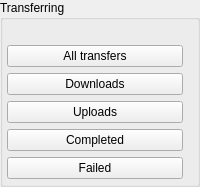
         <widget class="QGroupBox" name="wTransferring">
          <property name="minimumSize">
           <size>
            <width>0</width>
            <height>0</height>
           </size>
          </property>
          <property name="maximumSize">
           <size>
            <width>256</width>
            <height>600</height>
           </size>
          </property>
          <property name="title">
           <string>Transferring</string>
          </property>
          <property name="flat">
           <bool>true</bool>
          </property>
          <layout class="QVBoxLayout" name="verticalLayout">
           <property name="spacing">
            <number>4</number>
           </property>
           <property name="leftMargin">
            <number>4</number>
           </property>
           <property name="topMargin">
            <number>24</number>
           </property>
           <property name="rightMargin">
            <number>4</number>
           </property>
           <property name="bottomMargin">
            <number>4</number>
           </property>
           <item>
            <widget class="QFrame" name="fAllTransfers">
             <layout class="QHBoxLayout" name="horizontalLayout_10">
              <property name="spacing">
               <number>3</number>
              </property>
              <property name="leftMargin">
               <number>0</number>
              </property>
              <property name="topMargin">
               <number>0</number>
              </property>
              <property name="rightMargin">
               <number>0</number>
              </property>
              <property name="bottomMargin">
               <number>0</number>
              </property>
              <item>
               <widget class="QPushButton" name="tAllTransfers">
                <property name="sizePolicy">
                 <sizepolicy hsizetype="Expanding" vsizetype="Fixed">
                  <horstretch>0</horstretch>
                  <verstretch>0</verstretch>
                 </sizepolicy>
                </property>
                <property name="cursor">
                 <cursorShape>PointingHandCursor</cursorShape>
                </property>
                <property name="styleSheet">
                 <string notr="true"/>
                </property>
                <property name="text">
                 <string>All transfers</string>
                </property>
                <property name="icon">
                 <iconset resource="../Resources.qrc">
                  <normaloff>:/images/transfer_manager/sidebar/all_transfers_ico_default.png</normaloff>:/images/transfer_manager/sidebar/all_transfers_ico_default.png</iconset>
                </property>
                <property name="checkable">
                 <bool>true</bool>
                </property>
                <property name="autoDefault">
                 <bool>false</bool>
                </property>
                <property name="flat">
                 <bool>false</bool>
                </property>
                <property name="default_icon" stdset="0">
                 <string notr="true">qrc:/images/transfer_manager/sidebar/all_transfers_ico_default.png</string>
                </property>
               </widget>
              </item>
              <item alignment="Qt::AlignRight">
               <widget class="QLabel" name="lAllTransfers">
                <property name="enabled">
                 <bool>true</bool>
                </property>
                <property name="sizePolicy">
                 <sizepolicy hsizetype="MinimumExpanding" vsizetype="Fixed">
                  <horstretch>0</horstretch>
                  <verstretch>0</verstretch>
                 </sizepolicy>
                </property>
                <property name="minimumSize">
                 <size>
                  <width>0</width>
                  <height>24</height>
                 </size>
                </property>
                <property name="maximumSize">
                 <size>
                  <width>16777215</width>
                  <height>24</height>
                 </size>
                </property>
                <property name="text">
                 <string notr="true"/>
                </property>
               </widget>
              </item>
             </layout>
            </widget>
           </item>
           <item>
            <widget class="QFrame" name="fDownloads">
             <layout class="QHBoxLayout" name="horizontalLayout_11">
              <property name="spacing">
               <number>3</number>
              </property>
              <property name="leftMargin">
               <number>0</number>
              </property>
              <property name="topMargin">
               <number>0</number>
              </property>
              <property name="rightMargin">
               <number>0</number>
              </property>
              <property name="bottomMargin">
               <number>0</number>
              </property>
              <item>
               <widget class="QPushButton" name="tDownloads">
                <property name="sizePolicy">
                 <sizepolicy hsizetype="Expanding" vsizetype="Fixed">
                  <horstretch>0</horstretch>
                  <verstretch>0</verstretch>
                 </sizepolicy>
                </property>
                <property name="cursor">
                 <cursorShape>PointingHandCursor</cursorShape>
                </property>
                <property name="text">
                 <string>Downloads</string>
                </property>
                <property name="icon">
                 <iconset resource="../Resources.qrc">
                  <normaloff>:/images/transfer_manager/sidebar/downloads_ico_default.png</normaloff>:/images/transfer_manager/sidebar/downloads_ico_default.png</iconset>
                </property>
                <property name="checkable">
                 <bool>true</bool>
                </property>
                <property name="autoDefault">
                 <bool>false</bool>
                </property>
                <property name="default_icon" stdset="0">
                 <string notr="true">qrc:/images/transfer_manager/sidebar/downloads_ico_default.png</string>
                </property>
               </widget>
              </item>
              <item alignment="Qt::AlignRight">
               <widget class="QLabel" name="lDownloads">
                <property name="enabled">
                 <bool>true</bool>
                </property>
                <property name="sizePolicy">
                 <sizepolicy hsizetype="MinimumExpanding" vsizetype="Fixed">
                  <horstretch>0</horstretch>
                  <verstretch>0</verstretch>
                 </sizepolicy>
                </property>
                <property name="minimumSize">
                 <size>
                  <width>0</width>
                  <height>24</height>
                 </size>
                </property>
                <property name="maximumSize">
                 <size>
                  <width>16777215</width>
                  <height>24</height>
                 </size>
                </property>
                <property name="text">
                 <string notr="true"/>
                </property>
               </widget>
              </item>
             </layout>
            </widget>
           </item>
           <item>
            <widget class="QFrame" name="fUploads">
             <layout class="QHBoxLayout" name="horizontalLayout_12">
              <property name="spacing">
               <number>3</number>
              </property>
              <property name="leftMargin">
               <number>0</number>
              </property>
              <property name="topMargin">
               <number>0</number>
              </property>
              <property name="rightMargin">
               <number>0</number>
              </property>
              <property name="bottomMargin">
               <number>0</number>
              </property>
              <item>
               <widget class="QPushButton" name="tUploads">
                <property name="sizePolicy">
                 <sizepolicy hsizetype="Expanding" vsizetype="Fixed">
                  <horstretch>0</horstretch>
                  <verstretch>0</verstretch>
                 </sizepolicy>
                </property>
                <property name="cursor">
                 <cursorShape>PointingHandCursor</cursorShape>
                </property>
                <property name="text">
                 <string>Uploads</string>
                </property>
                <property name="icon">
                 <iconset resource="../Resources.qrc">
                  <normaloff>:/images/transfer_manager/sidebar/uploads_ico_default.png</normaloff>:/images/transfer_manager/sidebar/uploads_ico_default.png</iconset>
                </property>
                <property name="checkable">
                 <bool>true</bool>
                </property>
                <property name="autoDefault">
                 <bool>false</bool>
                </property>
                <property name="default_icon" stdset="0">
                 <string notr="true">qrc:/images/transfer_manager/sidebar/uploads_ico_default.png</string>
                </property>
               </widget>
              </item>
              <item alignment="Qt::AlignRight">
               <widget class="QLabel" name="lUploads">
                <property name="enabled">
                 <bool>true</bool>
                </property>
                <property name="sizePolicy">
                 <sizepolicy hsizetype="MinimumExpanding" vsizetype="Fixed">
                  <horstretch>0</horstretch>
                  <verstretch>0</verstretch>
                 </sizepolicy>
                </property>
                <property name="minimumSize">
                 <size>
                  <width>0</width>
                  <height>24</height>
                 </size>
                </property>
                <property name="maximumSize">
                 <size>
                  <width>16777215</width>
                  <height>24</height>
                 </size>
                </property>
                <property name="text">
                 <string notr="true"/>
                </property>
               </widget>
              </item>
             </layout>
            </widget>
           </item>
           <item>
            <widget class="QFrame" name="fCompleted">
             <layout class="QHBoxLayout" name="horizontalLayout_13">
              <property name="spacing">
               <number>3</number>
              </property>
              <property name="leftMargin">
               <number>0</number>
              </property>
              <property name="topMargin">
               <number>0</number>
              </property>
              <property name="rightMargin">
               <number>0</number>
              </property>
              <property name="bottomMargin">
               <number>0</number>
              </property>
              <item>
               <widget class="QPushButton" name="tCompleted">
                <property name="enabled">
                 <bool>true</bool>
                </property>
                <property name="sizePolicy">
                 <sizepolicy hsizetype="Expanding" vsizetype="Fixed">
                  <horstretch>0</horstretch>
                  <verstretch>0</verstretch>
                 </sizepolicy>
                </property>
                <property name="cursor">
                 <cursorShape>PointingHandCursor</cursorShape>
                </property>
                <property name="text">
                 <string>Completed</string>
                </property>
                <property name="icon">
                 <iconset resource="../Resources.qrc">
                  <normaloff>:/images/transfer_manager/sidebar/finished_ico_default.png</normaloff>:/images/transfer_manager/sidebar/finished_ico_default.png</iconset>
                </property>
                <property name="checkable">
                 <bool>true</bool>
                </property>
                <property name="autoDefault">
                 <bool>false</bool>
                </property>
                <property name="default_icon" stdset="0">
                 <string notr="true">qrc:/images/transfer_manager/sidebar/finished_ico_default.png</string>
                </property>
               </widget>
              </item>
              <item alignment="Qt::AlignRight">
               <widget class="QLabel" name="lCompleted">
                <property name="enabled">
                 <bool>true</bool>
                </property>
                <property name="sizePolicy">
                 <sizepolicy hsizetype="MinimumExpanding" vsizetype="Fixed">
                  <horstretch>0</horstretch>
                  <verstretch>0</verstretch>
                 </sizepolicy>
                </property>
                <property name="minimumSize">
                 <size>
                  <width>0</width>
                  <height>24</height>
                 </size>
                </property>
                <property name="maximumSize">
                 <size>
                  <width>16777215</width>
                  <height>24</height>
                 </size>
                </property>
                <property name="text">
                 <string notr="true"/>
                </property>
               </widget>
              </item>
             </layout>
            </widget>
           </item>
           <item>
            <widget class="QFrame" name="fFailed">
             <layout class="QHBoxLayout" name="horizontalLayout_failed">
              <property name="spacing">
               <number>3</number>
              </property>
              <property name="leftMargin">
               <number>0</number>
              </property>
              <property name="topMargin">
               <number>0</number>
              </property>
              <property name="rightMargin">
               <number>0</number>
              </property>
              <property name="bottomMargin">
               <number>0</number>
              </property>
              <item>
               <widget class="QPushButton" name="tFailed">
                <property name="enabled">
                 <bool>true</bool>
                </property>
                <property name="sizePolicy">
                 <sizepolicy hsizetype="Expanding" vsizetype="Fixed">
                  <horstretch>0</horstretch>
                  <verstretch>0</verstretch>
                 </sizepolicy>
                </property>
                <property name="cursor">
                 <cursorShape>PointingHandCursor</cursorShape>
                </property>
                <property name="text">
                 <string>Failed</string>
                </property>
                <property name="icon">
                 <iconset resource="../Resources.qrc">
                  <normaloff>:/images/transfer_manager/sidebar/sidebar_failed_ico_default.png</normaloff>:/images/transfer_manager/sidebar/sidebar_failed_ico_default.png</iconset>
                </property>
                <property name="checkable">
                 <bool>true</bool>
                </property>
                <property name="autoDefault">
                 <bool>false</bool>
                </property>
                <property name="default_icon" stdset="0">
                 <string notr="true">qrc:/images/transfer_manager/sidebar/sidebar_failed_ico_default.png</string>
                </property>
               </widget>
              </item>
              <item alignment="Qt::AlignRight">
               <widget class="QLabel" name="lFailed">
                <property name="enabled">
                 <bool>true</bool>
                </property>
                <property name="sizePolicy">
                 <sizepolicy hsizetype="MinimumExpanding" vsizetype="Fixed">
                  <horstretch>0</horstretch>
                  <verstretch>0</verstretch>
                 </sizepolicy>
                </property>
                <property name="minimumSize">
                 <size>
                  <width>0</width>
                  <height>24</height>
                 </size>
                </property>
                <property name="maximumSize">
                 <size>
                  <width>16777215</width>
                  <height>24</height>
                 </size>
                </property>
                <property name="text">
                 <string notr="true"/>
                </property>
               </widget>
              </item>
             </layout>
            </widget>
           </item>
          </layout>
         </widget>
